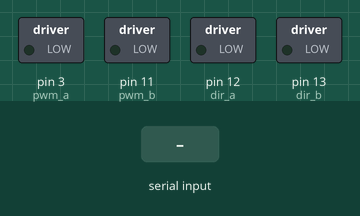
This sketch was run on a simulated Arduino Uno, built with avr-gcc and run on an emulated ATmega328P. Parts: switched loads named in the sketch (green lamp = pin HIGH). Inputs (shaded band) come from the test bench. What the sketch prints to the serial monitor is not drawn.

Above: at 1.2 s.
1.3 s: "w" received over Serial
At 2.5 s:
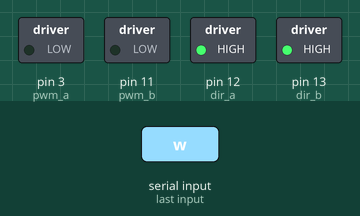
2.8 s: "s" received over Serial
At 3.8 s:
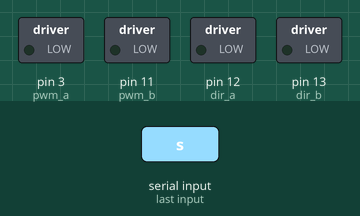
4.3 s: "a" received over Serial
At 5.0 s:
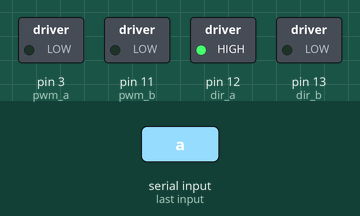
5.8 s: "d" received over Serial
At 6.1 s:
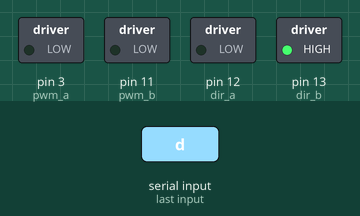
7.3 s: "w" received over Serial
At 8.4 s:
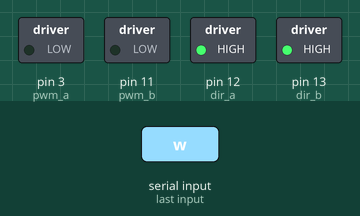
Timing chart, 0 to 9.8 s (numbered marks = the images above; inputs shaded):
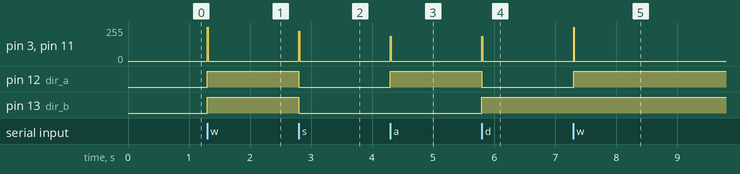

Measured:
- after the input at 1.3 s, pin 3 (pwm_a), pin 11 (pwm_b): 0/255 → 255/255 at once, → 0/255 0.01 s later; pin 12 (dir_a), pin 13 (dir_b): LOW → HIGH at once
- after the input at 2.8 s, pin 3 (pwm_a), pin 11 (pwm_b): 0/255 → 225/255 at once, → 0/255 0.01 s later; pin 12 (dir_a), pin 13 (dir_b): HIGH → LOW at once
- after the input at 4.3 s, pin 3 (pwm_a), pin 11 (pwm_b): 0/255 → 185/255 at once, → 0/255 0.01 s later; pin 12 (dir_a): LOW → HIGH at once
- after the input at 5.8 s, pin 3 (pwm_a), pin 11 (pwm_b): 0/255 → 185/255 at once, → 0/255 0.01 s later; pin 12 (dir_a): HIGH → LOW at once; pin 13 (dir_b): LOW → HIGH at once
- after the input at 7.3 s, pin 3 (pwm_a), pin 11 (pwm_b): 0/255 → 255/255 at once, → 0/255 0.01 s later; pin 12 (dir_a): LOW → HIGH at once

The sketch:

blinder_bot.ino
```cpp
int drivePow = 185;
int del = 10;

int pwm_a = 3;  //PWM control for motor outputs 1 and 2 is on digital pin 3
int pwm_b = 11;  //PWM control for motor outputs 3 and 4 is on digital pin 11
int dir_a = 12;  //dir control for motor outputs 1 and 2 is on digital pin 12
int dir_b = 13;  //dir control for motor outputs 3 and 4 is on digital pin 13

void setup() {
  pinMode(pwm_a, OUTPUT);  //Set control pins to be outputs
  pinMode(pwm_b, OUTPUT);
  pinMode(dir_a, OUTPUT);
  pinMode(dir_b, OUTPUT);
  Serial.begin(9600);
  Serial.println("hey");
}

void loop() {
  while(!Serial.available()){
  }
  char readIn = Serial.read();
  if(readIn == 'w'){
    drivePow = 255;
    digitalWrite(dir_a, HIGH);
    digitalWrite(dir_b, HIGH);
    analogWrite(pwm_a, drivePow);
    analogWrite(pwm_b, drivePow);
    delay(del);
    analogWrite(pwm_a, 0);
    analogWrite(pwm_b, 0);
  }
  else if( readIn == 's'){
    drivePow = 225;
    digitalWrite(dir_a, LOW);
    digitalWrite(dir_b, LOW);
    analogWrite(pwm_a, drivePow);
    analogWrite(pwm_b, drivePow);
    delay(del);
    analogWrite(pwm_a, 0);
    analogWrite(pwm_b, 0);
  }
  else if( readIn == 'a'){
    drivePow = 185;
    digitalWrite(dir_a, HIGH);
    digitalWrite(dir_b, LOW);
    analogWrite(pwm_a, drivePow);
    analogWrite(pwm_b, drivePow);
    delay(del);
    analogWrite(pwm_a, 0);
    analogWrite(pwm_b, 0);
  }
  else if( readIn == 'd'){
    drivePow = 185;
    digitalWrite(dir_a, LOW);
    digitalWrite(dir_b, HIGH);
    analogWrite(pwm_a, drivePow);
    analogWrite(pwm_b, drivePow);
    delay(del);
    analogWrite(pwm_a, 0);
    analogWrite(pwm_b, 0);
  }
}
```
